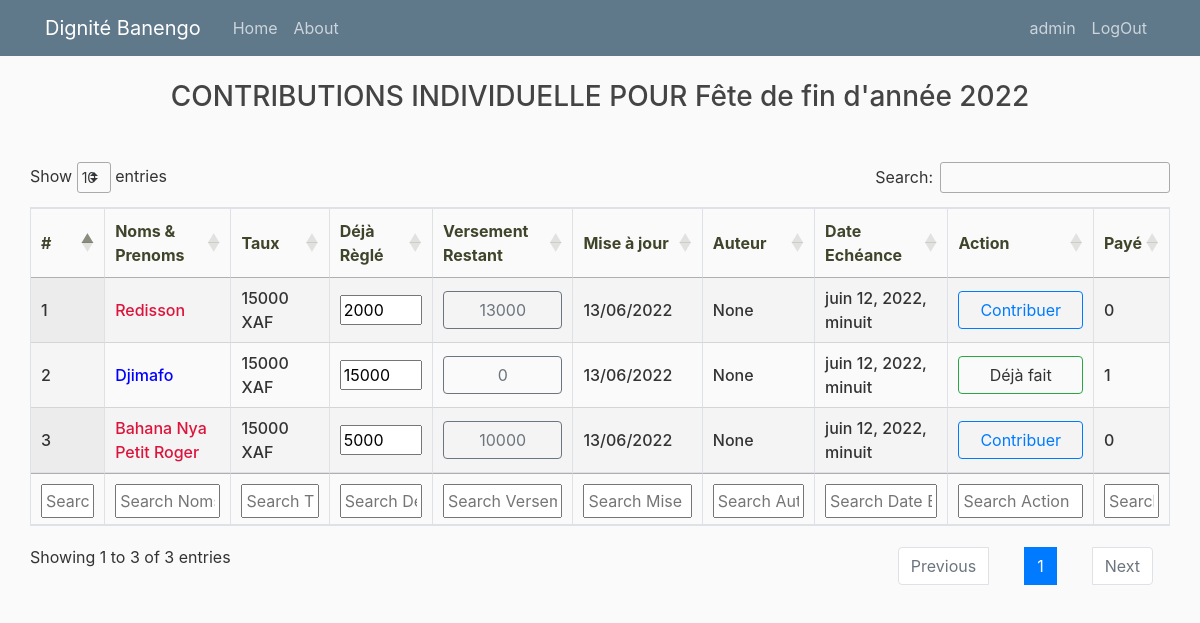
The page /contrib-individuelle/1/ (signed in) on the database its author committed.
### tontine/models.py (models this page shows, shortened)
class LibelleContribution(models.Model):
    libelle = models.CharField(max_length=255, unique=True)
    date = models.DateTimeField()
    minimum = models.PositiveIntegerField(default=0)
    created = models.DateTimeField(auto_now_add=True)
    updated = models.DateTimeField(auto_now=True)
    author= models.ForeignKey(User, on_delete=models.SET_NULL, blank=True, null=True)

class ContributionIndividuelle(models.Model):
    motif = models.ForeignKey(LibelleContribution, on_delete=models.CASCADE)
    membre = models.ForeignKey(Membre, on_delete=models.CASCADE)
    reglement = models.PositiveIntegerField(default=0)
    updated = models.DateTimeField(auto_now=True)
    created = models.DateTimeField(auto_now_add=True)
    author= models.ForeignKey(User, on_delete=models.SET_NULL, blank=True, null=True)
    @property
    def taux_paye(self):
        if self.reglement >= self.motif.minimum:
            return 1
        return 0
    @property
    def versement_restant(self):
        v = self.motif.minimum - self.reglement
        return v

class Membre(models.Model):
    user = models.OneToOneField(User, on_delete=models.CASCADE)
    nom = models.CharField(max_length=100, unique=True)
    matricule = models.CharField(max_length=8, unique=True)
    telephone = models.CharField(max_length=10, blank=True, null=True)
    qualite = models.CharField(max_length=100, blank=True, null=True)
    profession = models.CharField(max_length=100, blank=True, null=True)
    sexe = models.CharField(choices=SEXE_CHOICES, max_length=1)
    date_naissance = models.DateField(blank=True, null=True)
    date_adhesion = models.DateField()
    created = models.DateTimeField(auto_now_add=True)
    updated = models.DateTimeField(auto_now=True)
    cotisation = models.ForeignKey(MontantCotisation, on_delete=models.CASCADE)
    presence = models.ForeignKey(MontantPresence, on_delete=models.CASCADE)
    agape = models.ForeignKey(MontantAgape, on_delete=models.CASCADE)
    bank = models.ForeignKey(MontantBank, on_delete=models.SET_NULL, blank=True, null=True)
    bank_bool = models.BooleanField(default=False)
    cotisation_bool = models.BooleanField(default=False)
    presence_bool = models.BooleanField(default=True)
    total_impaye = models.IntegerField(default=0)
    total_seance = models.IntegerField(default=0)
    total_consigne = models.IntegerField(default=0)
    reserve = models.IntegerField(default=0)

### tontine/views.py (the view)
# urls.py: path('contrib-individuelle/<int:id>/', views.create_contrib_ind, name='create_contrib_ind'),
@login_required
def	create_contrib_ind(request, id):
	motif = get_object_or_404(LibelleContribution, pk=id)
	if request.user.is_staff:
		datas = ContributionIndividuelle.objects.filter(motif=motif).order_by("-created")
	else:
		try:
			m= request.user.membre
			datas = ContributionIndividuelle.objects.filter(motif=motif, membre=m).order_by("-created")
		except Exception as e:
			datas = []
	lib = motif.libelle
	context={'datas': datas, 'lib': lib}
	return render(request, 'tontine/contrib_ind.html', context)

### tontine/templatetags/custom_tag.py (called while the page is built)
@register.filter(name='has_group')
def has_group(user, group_name):
    group = Group.objects.get(name=group_name)
    return True if group in user.groups.all() else False

### tontine/templates/tontine/contrib_ind.html (shortened to what this page needs)
{% extends "tontine/base3.html" %}
{% load crispy_forms_tags %}
{% load custom_tag %}
{% block content %}
<div class="container-fluid">
    <h3 style="text-align: center;">CONTRIBUTIONS INDIVIDUELLE POUR {{lib}}</h3>
    <br>
    <div class="row mt-3">
        <div class="col-md-12">
            <table id="example" class="stripe row-border order-column table-bordered" style="width:100%">
                <thead>
                    <tr>
                        <th>#</th>
                        <th>Noms & Prenoms</th>
                        <th>Taux</th>
                        <th>Déjà Règlé</th>
                        <th>Versement Restant</th>
                        <th>Mise à jour</th>
                        <th>Auteur</th>
                        <th>Date Echéance</th>
                        <th>Action</th>
                        <th>Payé</th>
                    </tr>
                </thead>
                <tbody>
                    {% for data in datas %}
                        <tr>
                            <td>{{ forloop.counter }}</td>
                            <td id="name{{ data.id }}" {% if data.taux_paye == 0 %} style="color: crimson;"
                             {% else %}
                              style="color: blue;"
                            {% endif %}>
                            {{data.membre.nom}}
                            </td>
                            <td>{{data.motif.minimum}} XAF</td>
                            <td>
                                <input type="number"  size="8" value="{{data.reglement}}" id="r{{ data.id }}" min="0" step="1" style='width:100%' readonly>
                            </td>
                            <td>
                                <button style="width: 100%" class="btn btn-outline-secondary">
                                    {{ data.versement_restant }}
                                </button>
                            </td>
                            <td>{{data.updated|date:"d/m/Y"}}</td>
                            <td>{{data.author}}</td>
                            <td>{{data.motif.date}}</td>
                            <td>
                                {% if request.user|has_group:"commissaire_compte" %}
                                    {% if data.taux_paye == 0 %}
                                    <a href="{% url 'versement_contrib_ind' %}?contribind_id={{data.id}}" style="width: 100%" class="btn btn-outline-primary">
                                        Contribuer
                                    </a>
                                    {% else %}
                                    <a  style="width: 100%" class="btn btn-outline-success">
                                        Déjà fait
                                    </a>
                                    {% endif %}
                                {% endif %}
                            </td>
                            <td id="payement{{ data.id }}" style="width: 1px">{{data.taux_paye}}</td>
                        </tr>
                        {% endfor %}
                </tbody>
                <tfoot>
                    <tr>
                        <th>#</th>
                        <th>Noms & Prenoms</th>
                        <th>Taux</th>
                        <th>Déjà Règlé</th>
                        <th>Versement Restant</th>
                        <th>Mise à jour</th>
                        <th>Auteur</th>
                        <th>Date Echéance</th>
                        <th>Action</th>
                        <th>Payé</th>
                    </tr>
                </tfoot>
            </table>
        </div>
    </div>
</div>
{% endblock %}

### tontine/templates/tontine/base3.html (shortened to what this page needs)
{% load static %}
<!DOCTYPE html>
<html>
<head>
    <link rel="stylesheet" href="https://maxcdn.bootstrapcdn.com/bootstrap/4.0.0/css/bootstrap.min.css">
    <link rel="stylesheet" type="text/css" href="https://cdnjs.cloudflare.com/ajax/libs/twitter-bootstrap/4.5.2/css/bootstrap.css">
    <link rel="stylesheet" type="text/css" href="https://cdn.datatables.net/1.12.1/css/dataTables.bootstrap4.min.css">
    <link rel="stylesheet" type="text/css" href="https://cdn.datatables.net/1.12.1/css/jquery.dataTables.min.css">
    <link rel="stylesheet" type="text/css" href="https://cdn.datatables.net/buttons/2.2.3/css/buttons.dataTables.min.css">
    <link rel="stylesheet" type="text/css" href="{% static 'css/main.css' %}">
</head>
<body>
  <header class="site-header">
    <nav class="navbar navbar-expand-md navbar-dark bg-steel fixed-top">
      <div class="container">
        <a class="navbar-brand mr-4" href="{% url 'home' %}">Dignité Banengo</a>
        <div class="collapse navbar-collapse" id="navbarToggle">
          <div class="navbar-nav mr-auto">
            <a class="nav-item nav-link" href="{% url 'home' %}">Home</a>
            <a class="nav-item nav-link" href="{% url 'about' %}">About</a>
          </div>
          <div class="navbar-nav">
            {% if user.is_authenticated %}
        <a class="nav-item nav-link" href="{% url 'profile' %}">{{ request.user.username }}</a>
        <a class="nav-item nav-link" href="{% url 'logout' %}">LogOut</a>
        {% else %}
        <a class="nav-item nav-link" href="{% url 'login' %}">Login</a>
        <a class="nav-item nav-link" href="{% url 'inscription' %}">Register</a>
        {% endif %}
          </div>
        </div>
      </div>
    </nav>
  </header>
  <main role="main" class="container-fluid">
    <div class="row">
      <div class="col-md-12">
        {% block content %}{% endblock %}
      </div>
    </div>
    <br>
    <br>
    <br>
    <br>
    <br>
    <br>
  </main>
</body>
</html>

### static/css/main.css (style rules this page uses)
body { background: #fafafa; color: #333333; margin-top: 5rem; }
h1, h2, h3, h4, h5, h6 { color: #444444; }
.bg-steel { background-color: #5f788a; }
.site-header .navbar-nav .nav-link { color: #cbd5db; }

### tontine/templates/tontine/contrib_ind.html (style rules this page uses)
th { color: #3f452b; font-weight: bold; }
td { font-weight: 490; }

### rows shown on the page
LibelleContribution: libelle "Fête de fin d'année 2022"
ContributionIndividuelle: membre.nom "Redisson", motif.minimum "15000", reglement "2000", versement_restant "13000", updated "13/06/2022", author "None", motif "juin 12, 2022, minuit", taux_paye "0"
ContributionIndividuelle: membre.nom "Djimafo", motif.minimum "15000", reglement "15000", versement_restant "0", updated "13/06/2022", author "None", motif "juin 12, 2022, minuit", shows "Déjà fait", taux_paye "1"
ContributionIndividuelle: membre.nom "Bahana Nya Petit Roger", motif.minimum "15000", reglement "5000", versement_restant "10000", updated "13/06/2022", author "None", motif "juin 12, 2022, minuit", {{ data.id }} 1 (drawn), taux_paye "0"

### other values the page prints
{{ request.user.username }} "admin"
